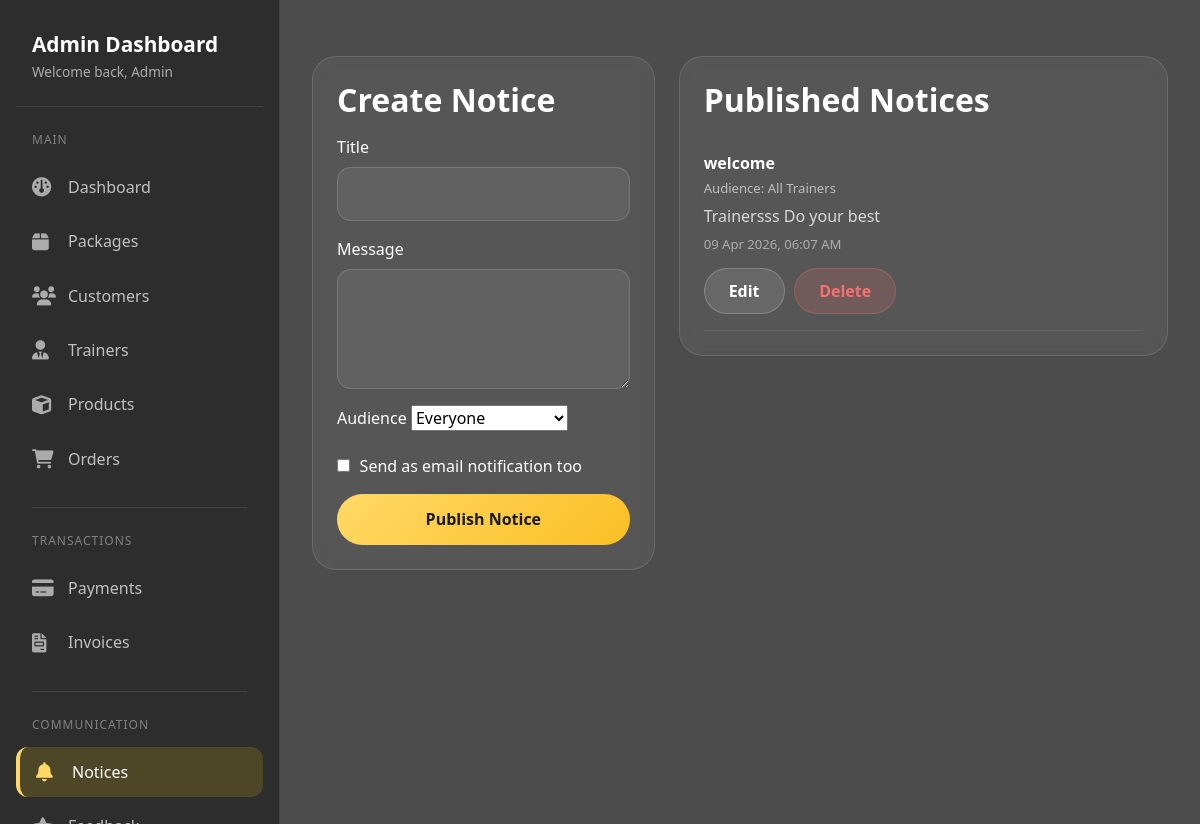
The page /adminnotices/ (signed in) on the database its author committed.
### Fit/models.py (models this page shows)
class Notice(models.Model):
    AUDIENCE_CHOICES = (
        ('all', 'Everyone'),
        ('customers', 'All Customers'),
        ('trainers', 'All Trainers'),
        ('specific_customer', 'Specific Customer'),
        ('specific_trainer', 'Specific Trainer'),
    )
    title = models.CharField(max_length=200)
    message = models.TextField()
    audience = models.CharField(max_length=30, choices=AUDIENCE_CHOICES, default='all')
    recipient = models.ForeignKey(User, on_delete=models.SET_NULL, null=True, blank=True, related_name='received_notices')
    send_email = models.BooleanField(default=False)
    email_sent_at = models.DateTimeField(null=True, blank=True)
    created_by = models.ForeignKey(User, on_delete=models.SET_NULL, null=True)
    created_at = models.DateTimeField(auto_now_add=True)

### Fit/views.py (the view, shortened to what this page needs)
# urls.py: path('adminnotices/', admin_notices, name='admin_notices'),
@admin_required
def admin_notices(request):
    notices = Notice.objects.select_related('created_by', 'recipient').order_by('-created_at')
    edit_notice = None
    customers = User.objects.filter(role='customer').order_by('firstname', 'email')
    trainers = User.objects.filter(role='trainer').order_by('firstname', 'email')
    edit_notice_id = request.GET.get('edit')
    if edit_notice_id:
        edit_notice = Notice.objects.filter(id=edit_notice_id).first()
    return render(request, 'admin_notices.html', {
        'notices': notices,
        'today': date.today(),
        'edit_notice': edit_notice,
        'customers': customers,
        'trainers': trainers,
    })

### Fit/context_processors.py (called while the page is built)
def footer_categories(request):
    return {
        'footer_categories': Category.objects.all().order_by('name')[:4]
    }

### Fit/views.py (called while the page is built)
def admin_required(view_func):
    @never_cache
    @wraps(view_func)
    def _wrapped_view(request, *args, **kwargs):
        if request.user.is_authenticated and (request.user.is_staff or request.user.is_superuser):
            return view_func(request, *args, **kwargs)
        if request.session.get('user_role') == 'admin' and request.session.get('admin_login'):
            return view_func(request, *args, **kwargs)
        messages.error(request, 'Please log in as admin to access this page.')
        return redirect('admin_login')
    return _wrapped_view

### Fit/templates/admin_notices.html (shortened to what this page needs)
﻿{% extends "adminnav.html" %}
{% load static %}
{% block extra_css %}
<link rel="stylesheet" href="{% static 'css/templates/admin_notices.css' %}">
{% endblock %}
{% block navitems %}
<div class="row g-4">
    <div class="col-lg-5">
        <div class="panel">
            <h2 style="font-weight:700;margin-bottom:1rem;">{% if edit_notice %}Edit Notice{% else %}Create Notice{% endif %}</h2>
            <form method="post">
                <div class="mb-3">
                    <label class="mb-2">Title</label>
                    <input type="text" name="title" class="form-control-glass" value="{% if edit_notice %}{{ edit_notice.title }}{% endif %}" required>
                </div>
                <div class="mb-3">
                    <label class="mb-2">Message</label>
                    <textarea name="message" class="form-textarea-glass" required>{% if edit_notice %}{{ edit_notice.message }}{% endif %}</textarea>
                </div>
                <div class="mb-3">
                    <label class="mb-2">Audience</label>
                    <select name="audience" id="noticeAudience" class="form-select-glass" onchange="toggleRecipientField()">
                        <option value="all" {% if edit_notice and edit_notice.audience == 'all' %}selected{% endif %}>Everyone</option>
                    </select>
                </div>
                <div class="mb-3">
                    <label style="display:flex; align-items:center; gap:.6rem;">
                        <input type="checkbox" name="send_email" {% if edit_notice and edit_notice.send_email %}checked{% endif %}>
                        <span>Send as email notification too</span>
                    </label>
                </div>
                <div class="d-flex gap-2">
                    <button type="submit" class="btn-gold w-100">{% if edit_notice %}Update Notice{% else %}Publish Notice{% endif %}</button>
                </div>
            </form>
        </div>
    </div>
    <div class="col-lg-7">
        <div class="panel">
            <h2 style="font-weight:700;margin-bottom:1rem;">Published Notices</h2>
            {% for notice in notices %}
            <div class="notice-item">
                <div style="font-weight:700;">{{ notice.title }}</div>
                <div style="font-size:.82rem; color:rgba(255,255,255,.62); margin-top:.25rem;">
                    Audience:
                    {% if notice.audience == 'specific_customer' or notice.audience == 'specific_trainer' %}
                        {{ notice.get_audience_display }}{% if notice.recipient %} - {{ notice.recipient.firstname }} {{ notice.recipient.lastname }}{% endif %}
                    {% else %}
                        {{ notice.get_audience_display }}
                    {% endif %}
                </div>
                <div style="color:rgba(255,255,255,.78);margin-top:.3rem;">{{ notice.message }}</div>
                <div style="font-size:.82rem;color:rgba(255,255,255,.52);margin-top:.45rem;">{{ notice.created_at|date:"d M Y, h:i A" }}</div>
                <div style="display:flex;gap:.6rem;margin-top:.85rem;">
                    <a href="{% url 'admin_notices' %}?edit={{ notice.id }}" class="btn-admin-secondary">Edit</a>
                    <a href="{% url 'delete_notice' notice.id %}" class="btn-admin-danger" onclick="return confirm('Delete this notice?')">Delete</a>
                </div>
            </div>
            {% empty %}
            <p style="margin:0;">No notices created yet.</p>
            {% endfor %}
        </div>
    </div>
</div>
{% endblock %}

### Fit/static/css/templates/adminnav.css (style rules this page uses)
body { font-family: 'Segoe UI', Tahoma, Geneva, Verdana, sans-serif; min-height: 100vh; position: relative; background: url('https://images.unsplash.com/photo-1534438327276-14e5300c3a48?ixlib=rb-1.2.1&auto=format&fit=crop&w=1950&q=80') no-repeat center center fixed; background-size: cover; overflow-x: hidden; }
body::before { content: ''; position: fixed; top: 0; left: 0; width: 100%; height: 100%; background: rgba(0, 0, 0, 0.7); z-index: -1; }
.form-control-glass { background: rgba(255, 255, 255, 0.08); border: 1px solid rgba(255, 255, 255, 0.2); border-radius: 12px; padding: 0.6rem 1rem; color: white; width: 100%; }
.form-control-glass::placeholder { color: rgba(255, 255, 255, 0.4); }
.btn-admin-secondary { background: rgba(255, 255, 255, 0.1); border: 1px solid rgba(255, 255, 255, 0.2); color: white; padding: 0.6rem 1.5rem; border-radius: 30px; font-weight: 600; transition: all 0.3s; text-decoration: none; display: inline-block; }
.btn-admin-danger { background: rgba(248, 113, 113, 0.16); border: 1px solid rgba(248, 113, 113, 0.3); color: #f87171; padding: 0.6rem 1.5rem; border-radius: 30px; font-weight: 600; transition: all 0.3s; text-decoration: none; display: inline-flex; align-items: center; justify-content: center; cursor: pointer; }

### Fit/static/css/templates/admin_notices.css (style rules this page uses)
.form-control-glass,.form-textarea-glass { width:100%;background:rgba(255,255,255,.07);border:1px solid rgba(255,255,255,.15);color:white;border-radius:14px;padding:.85rem 1rem }
.form-textarea-glass { min-height:120px }
.notice-item { padding:1rem 0;border-bottom:1px solid rgba(255,255,255,.08) }
.btn-gold { background:linear-gradient(135deg,#ffd966,#fbbf24);color:#1a1a1a;border:none;border-radius:999px;padding:.85rem 1.2rem;font-weight:700 }

### rows shown on the page
Notice: title "welcome", audience "All Trainers", message "Trainersss Do your best", created_at "09 Apr 2026, 06:07 AM"
